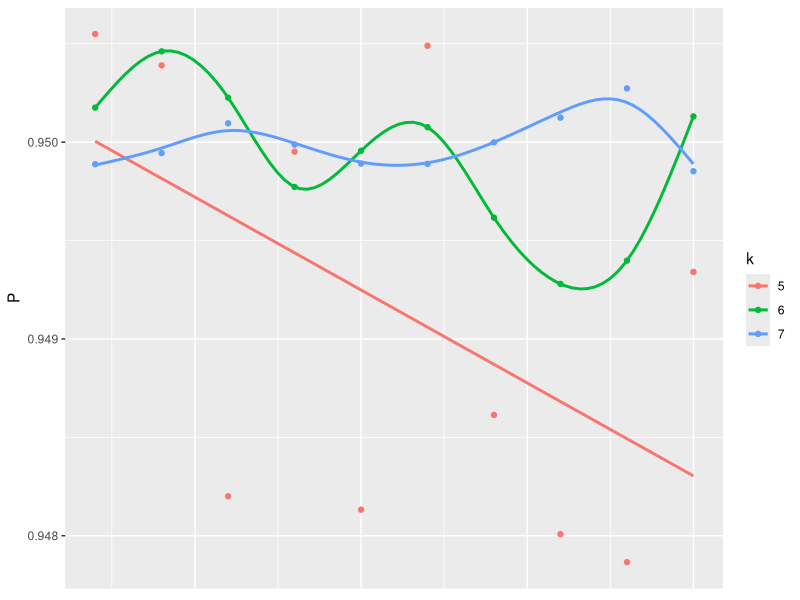
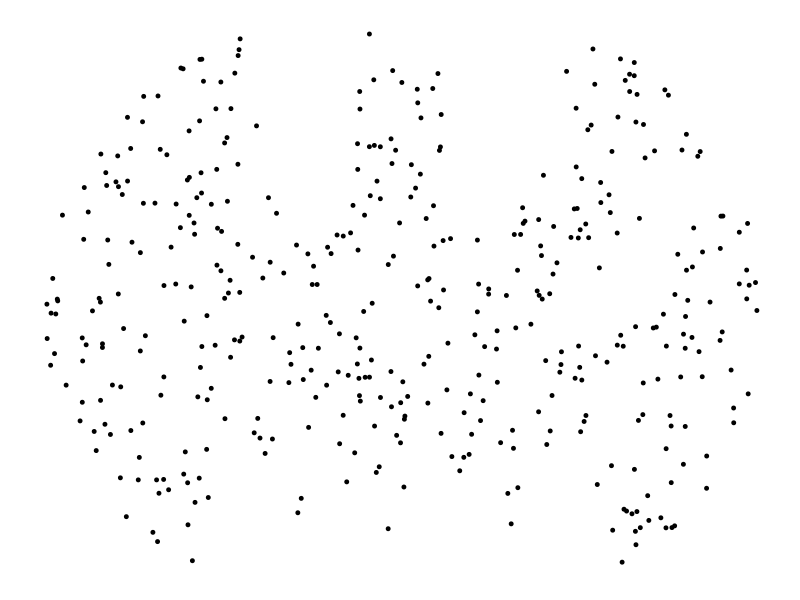

The R source for these figures, in order:
## ---- chunk 1
knitr::opts_chunk$set(error=TRUE,        # Keep compiling upon error
                      collapse=TRUE,     # collapse by default
                      echo=TRUE,         # echo code by default
                      comment = "#>",    # change comment character
                      fig.width = 10,     # set figure width
                      out.width = "100%", # set width of displayed images
                      warning=TRUE,      # show R warnings
                      message=FALSE)     # show R messages
## ---- chunk 2
set.seed(42)
library(knitr)
library(ggplot2)
library(tidyr)
## ---- chunk 3
zi = function(xi, yi) {
  out = 4 * ifelse(xi^2 + yi^2 <= 1, 1, 0)
  return(out)
}

simpi = function(n) {
  xi = runif(n, -1, 1)
  yi = runif(n, -1, 1)
  z = zi(xi, yi)
  out = mean(z)
  return(out)
}
## ---- chunk 4
pimat = matrix(NA, nrow = 8, ncol = 3)
for (k in seq(2)) {
  z = simpi(10^k)
  pimat[k, 1] = k
  pimat[k, 2] = z
  pimat[k, 3] = round(abs(pi - z), 6)
}
df_pi = data.frame(pimat)
colnames(df_pi) = c("k", "z", "e")
kable(df_pi, align = "c")
## ---- chunk 5
simsnd = function(n) {
  x = runif(n, -1.96, 1.96)
  phi = dnorm(x)
  out = 2 * 1.96 * mean(phi)
  return(out)
}
## ---- chunk 6
sndmat = matrix(NA, nrow = 8, ncol = 3)
for (k in seq(6)) {
  z = simsnd(10^k)
  sndmat[k, 1] = k
  sndmat[k, 2] = z
  sndmat[k, 3] = round(abs(0.95 - z), 6)
}
df_snd = data.frame(sndmat)
colnames(df_snd) = c("k", "z", "e")
kable(df_snd, align="c")
## ---- chunk 7
nexp = 10
M = matrix(NA, nrow = nexp, ncol = 4)
for (k in seq(5,7)) {
  for (i in seq(nexp)) {
    z = simsnd(10^k)
    M[i, 1] = i
    M[i,k - 3] = z
  }
}
df = data.frame(M)
colnames(df) = c("i", "5", "6", "7")
ggdf = gather(df, "k", "P", seq(2,4))
gg = ggplot(
  data = ggdf,
  mapping = aes(x = i, y = P, group = k, col = k)
)
gg = gg + xlab("Iteration") + ylab("P")
gg = gg + geom_point() 
gg = gg + stat_smooth(method = "gam", formula = y ~ s(x, bs='cr'), se = FALSE)
gg = gg + theme(
  axis.title.x=element_blank(),
  axis.text.x=element_blank(),
  axis.ticks.x=element_blank()
)
gg
## ---- chunk 8
u1 = function(x,y) {
  if (x^2 / 49 + y^2 / 9 - 1 <= 0) {
    if (abs(x) >= 4 && y >= -(3 * sqrt(33))/7 && y <= 0) {
      return(1)
    } else {
      if (abs(x) >= 3 && y >= 0) {
        return(1)
      }
    }
  }
  return(0)
}
u2 = function(x,y) {
  if (y >= -3 && y <= 0 && -4 <= x && x <= 4) {
    if (-((3*sqrt(33)-7)*x^2)/112 + abs(x)/2 + sqrt(1-(abs(abs(x)-2)-1)^2) -y - 3 <= 0) {
      return(1)
    }
  }
  return(0)
}
u3 = function(x,y) {
  if (y >= 0 && 3/4 <= abs(x) && abs(x) <= 1) {
    if (-8*abs(x) - y + 9 >= 0) {
      return(1)
    }
  }
  return(0)
}
u4 = function(x,y) {
  if (1/2 <= abs(x) && abs(x) <= 3/4 && 3 * abs(x) - y + 3/4 >= 0 && y >= 0) {
    return(1)
  }
  return(0)
}
u5 = function(x,y) {
  if (abs(x) <= 1/2 && y >= 0 && 9/4 - y >= 0) {
    return(1)
  }
  return(0)
}
u6 = function(x,y) {
  if (1 <= abs(x) && abs(x) <= 3 && y >= 0) {
    if (-abs(x)/2 - 3/7 * sqrt(10)*sqrt(4 - (abs(x) -1)^2) -y + 6*sqrt(10)/7 + 3/2 >= 0) {
      return(1)
    }
  }
  return(0)
}

u = function(x,y) {
  if (u1(x,y) == 1) {
    return(1)
  }
  if (u2(x,y) == 1) {
    return(1)
  }
  if (u3(x,y) == 1) {
    return(1)
  }
  if (u4(x,y) == 1) {
    return(1)
  }
  if (u5(x,y) == 1) {
    return(1)
  }
  if (u6(x,y) == 1) {
    return(1)
  }
  return(0)
}

batman = function(n) {
  x = runif(n, -7, 7)
  y = runif(n, -4, 4)
  df = data.frame(x = double(), y = double(), z = double())
  for (i in seq(n)) {
    z = u(x[i], y[i])
    df = rbind(df, c(x[i], y[i], z))
  }
  colnames(df) = c("x", "y", "z")
  return(df)
}
## ---- chunk 9
n = 10^3
df = batman(n)
## ---- chunk 10
gg = ggplot(
  data = df[df$z == 1,],
  mapping = aes(
    x = x,
    y = y
  )
)
gg = gg + geom_point(size = 1)
gg = gg + theme(
  axis.title.x=element_blank(),
  axis.text.x=element_blank(),
  axis.ticks.x=element_blank(),
  axis.title.y=element_blank(),
  axis.text.y=element_blank(),
  axis.ticks.y=element_blank(),
  panel.grid.major = element_blank(),
  panel.grid.minor = element_blank(),
  panel.background = element_blank()
)
gg
## ---- chunk 11
meanz = mean(df$z)
A = 14 * 8 * meanz
A = round(A,2)
